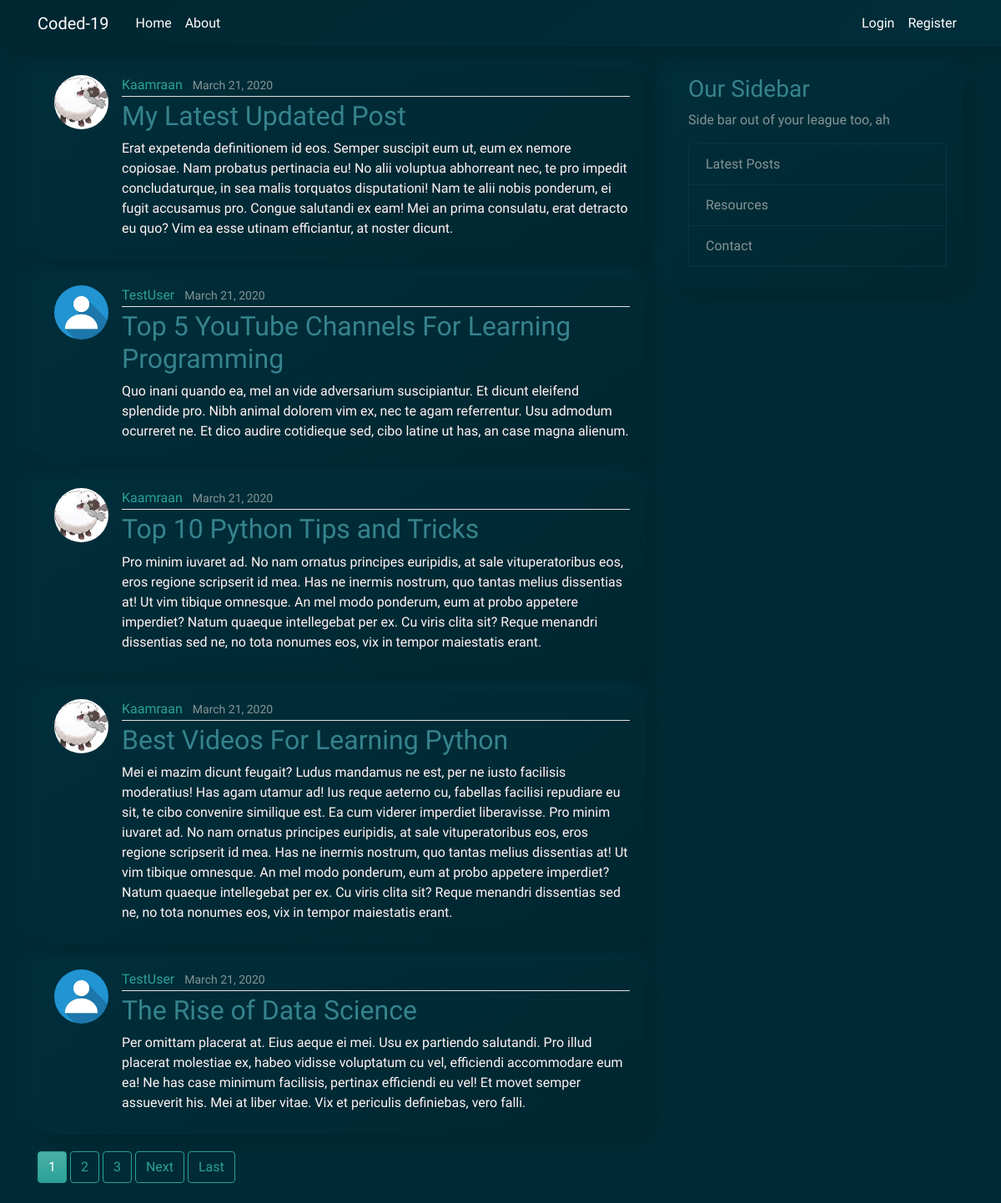
The page / on the database its author committed.
### blog/models.py (models this page shows, shortened)
class Post(models.Model):
	title = models.CharField(max_length=100)
	content = models.TextField()
	date_posted = models.DateTimeField(default=timezone.now)
	author = models.ForeignKey(User, on_delete=models.CASCADE)

### users/models.py (models this page shows, shortened)
class Profile(models.Model):
	user = models.OneToOneField(User, on_delete=models.CASCADE)
	image = models.ImageField(default='default.jpg', upload_to='profile_pics')

### blog/views.py (the view)
# urls.py: path('', PostListView.as_view(), name='blog-home'),
class PostListView(ListView):
	model = Post
	template_name = 'blog/home.html'
	context_object_name = 'posts'
	ordering = ['-date_posted']
	paginate_by = 5

### blog/templates/blog/home.html (shortened to what this page needs)
{% extends "blog/base.html" %}
{% block content %}
	{% for post in posts  %}
		<article class="media content-section">
		  <img class="rounded-circle article-img" src="{{ post.author.profile.image.url }}">
		  <div class="media-body">
		    <div class="article-metadata">
		      <a class="mr-2" href="{% url 'user-posts' post.author.username %}">{{ post.author }}</a>
		      <small class="text-muted">{{ post.date_posted|date:"F d, Y" }}</small>
		    </div>
		    <h2><a class="article-title" href="{% url 'post-detail' post.id %}">{{ post.title }}</a></h2>
		    <p class="article-">{{ post.content }}</p>
		  </div>
		</article>
	{% endfor %}
	{% if is_paginated %}
		{% for num in page_obj.paginator.page_range %}
			{% if page_obj.number == num %}
				<a class="btn btn-success mb-4" href="?page={{ num }}">{{ num }}</a>
			{% elif num > page_obj.number|add:'-3' and num < page_obj.number|add:'3'%}
				<a class="btn btn-outline-success mb-4" href="?page={{ num }}">{{ num }}</a>
			{% endif %}
		{% endfor %}
		{% if page_obj.has_next %}
			<a class="btn btn-outline-success mb-4" href="?page={{ page_obj.next_page_number }}">Next</a>
			<a class="btn btn-outline-success mb-4" href="?page={{ page_obj.paginator.num_pages }}">Last</a>
		{% endif %}
	{% endif %}
{% endblock content %}

### blog/static/blog/neumo.css (style rules this page uses)
body { color: #fff4f4; margin-top: 5rem; }
h1, h2, h3, h4, h5, h6 { color: #cbd5db; }
.content-section { background: linear-gradient(145deg, #002e3a, #002731); box-shadow: 10px 10px 20px #00252f, -10px -10px 20px #00313d; padding: 10px 20px; border-radius: 20px; margin-bottom: 20px; }
.article-title { color: #36838d; }
.article-img { height: 65px; width: 65px; margin-right: 16px; }
.article-metadata { padding-bottom: 1px; margin-bottom: 4px; border-bottom: 1px solid #e3e3e3 }

### rows shown on the page
Post: author.profile.image (picture), author "Kaamraan", date_posted "March 21, 2020", title "My Latest Updated Post", content "Erat expetenda definitionem id eos. Semper suscipit eum ut, eum ex nemore copiosae. Nam probatus pertinacia eu! No alii voluptua abhorreant nec, te pro impedit concludaturque, in sea malis torquatos disputationi! Nam te alii nobis ponderum, ei fugit accusamus pro. Congue salutandi ex eam! Mei an prima consulatu, erat detracto eu quo? Vim ea esse utinam efficiantur, at noster dicunt."
Post: author.profile.image (placeholder picture), author "TestUser", date_posted "March 21, 2020", title "Top 5 YouTube Channels For Learning Programming", content "Quo inani quando ea, mel an vide adversarium suscipiantur. Et dicunt eleifend splendide pro. Nibh animal dolorem vim ex, nec te agam referrentur. Usu admodum ocurreret ne. Et dico audire cotidieque sed, cibo latine ut has, an case magna alienum."
Post: author.profile.image (picture), author "Kaamraan", date_posted "March 21, 2020", title "Top 10 Python Tips and Tricks", content "Pro minim iuvaret ad. No nam ornatus principes euripidis, at sale vituperatoribus eos, eros regione scripserit id mea. Has ne inermis nostrum, quo tantas melius dissentias at! Ut vim tibique omnesque. An mel modo ponderum, eum at probo appetere imperdiet? Natum quaeque intellegebat per ex. Cu viris clita sit? Reque menandri dissentias sed ne, no tota nonumes eos, vix in tempor maiestatis erant."
Post: author.profile.image (picture), author "Kaamraan", date_posted "March 21, 2020", title "Best Videos For Learning Python", content "Mei ei mazim dicunt feugait? Ludus mandamus ne est, per ne iusto facilisis moderatius! Has agam utamur ad! Ius reque aeterno cu, fabellas facilisi repudiare eu sit, te cibo convenire similique est. Ea cum viderer imperdiet liberavisse. Pro minim iuvaret ad. No nam ornatus principes euripidis, at sale vituperatoribus eos, eros regione scripserit id mea. Has ne inermis nostrum, quo tantas melius dissentias at! Ut vim tibique omnesque. An mel modo ponderum, eum at probo appetere imperdiet? Natum quaeque intellegebat per ex. Cu viris clita sit? Reque menandri dissentias sed ne, no tota nonumes eos, vix in tempor maiestatis erant."
Post: author.profile.image (placeholder picture), author "TestUser", date_posted "March 21, 2020", title "The Rise of Data Science", content "Per omittam placerat at. Eius aeque ei mei. Usu ex partiendo salutandi. Pro illud placerat molestiae ex, habeo vidisse voluptatum cu vel, efficiendi accommodare eum ea! Ne has case minimum facilisis, pertinax efficiendi eu vel! Et movet semper assueverit his. Mei at liber vitae. Vix et periculis definiebas, vero falli."

### other values the page prints
{{ num }} "1"
{{ num }} "2" "3"
